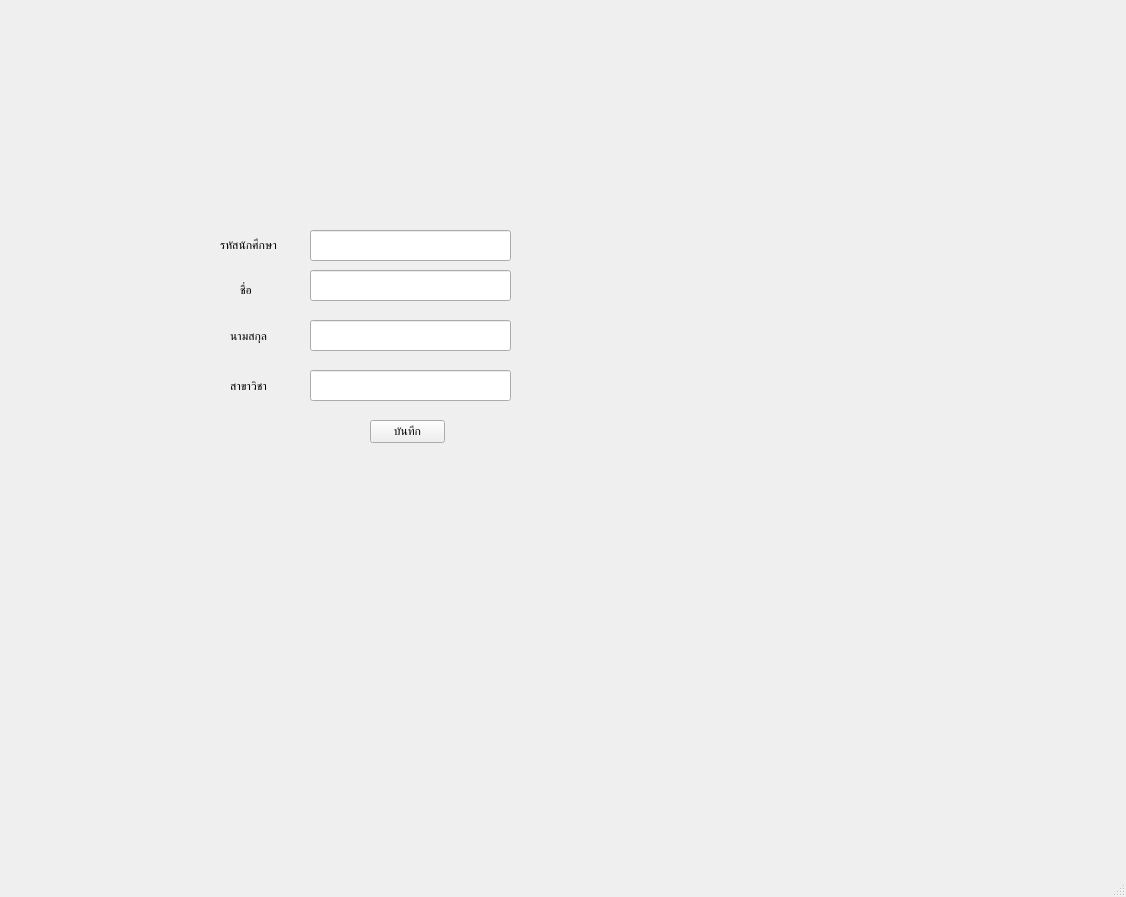
<?xml version="1.0" encoding="UTF-8"?>
<ui version="4.0">
 <class>MainWindow</class>
 <widget class="QMainWindow" name="MainWindow">
  <property name="geometry">
   <rect>
    <x>0</x>
    <y>0</y>
    <width>1126</width>
    <height>897</height>
   </rect>
  </property>
  <property name="font">
   <font>
    <family>Segoe UI Variable Text Semiligh</family>
   </font>
  </property>
  <property name="windowTitle">
   <string>MainWindow</string>
  </property>
  <widget class="QWidget" name="centralwidget">
   <widget class="QLabel" name="label">
    <property name="geometry">
     <rect>
      <x>220</x>
      <y>220</y>
      <width>61</width>
      <height>51</height>
     </rect>
    </property>
    <property name="font">
     <font>
      <family>Viner Hand ITC</family>
     </font>
    </property>
    <property name="text">
     <string>รหัสนักศึกษา</string>
    </property>
   </widget>
   <widget class="QLabel" name="label_2">
    <property name="geometry">
     <rect>
      <x>240</x>
      <y>280</y>
      <width>21</width>
      <height>21</height>
     </rect>
    </property>
    <property name="font">
     <font>
      <family>Viner Hand ITC</family>
     </font>
    </property>
    <property name="text">
     <string>ชื่อ</string>
    </property>
   </widget>
   <widget class="QLabel" name="label_3">
    <property name="geometry">
     <rect>
      <x>230</x>
      <y>330</y>
      <width>47</width>
      <height>13</height>
     </rect>
    </property>
    <property name="font">
     <font>
      <family>Viner Hand ITC</family>
     </font>
    </property>
    <property name="text">
     <string>นามสกุล</string>
    </property>
   </widget>
   <widget class="QLabel" name="label_4">
    <property name="geometry">
     <rect>
      <x>230</x>
      <y>380</y>
      <width>47</width>
      <height>13</height>
     </rect>
    </property>
    <property name="font">
     <font>
      <family>Viner Hand ITC</family>
     </font>
    </property>
    <property name="text">
     <string>สาขาวิชา</string>
    </property>
   </widget>
   <widget class="QPushButton" name="pushButton">
    <property name="geometry">
     <rect>
      <x>370</x>
      <y>420</y>
      <width>75</width>
      <height>23</height>
     </rect>
    </property>
    <property name="font">
     <font>
      <family>ZWAdobeF</family>
     </font>
    </property>
    <property name="text">
     <string>บันทึก</string>
    </property>
   </widget>
   <widget class="QLineEdit" name="lineEdit">
    <property name="geometry">
     <rect>
      <x>310</x>
      <y>230</y>
      <width>201</width>
      <height>31</height>
     </rect>
    </property>
   </widget>
   <widget class="QLineEdit" name="lineEdit_2">
    <property name="geometry">
     <rect>
      <x>310</x>
      <y>370</y>
      <width>201</width>
      <height>31</height>
     </rect>
    </property>
   </widget>
   <widget class="QLineEdit" name="lineEdit_3">
    <property name="geometry">
     <rect>
      <x>310</x>
      <y>320</y>
      <width>201</width>
      <height>31</height>
     </rect>
    </property>
   </widget>
   <widget class="QLineEdit" name="lineEdit_4">
    <property name="geometry">
     <rect>
      <x>310</x>
      <y>270</y>
      <width>201</width>
      <height>31</height>
     </rect>
    </property>
   </widget>
  </widget>
  <widget class="QMenuBar" name="menubar">
   <property name="geometry">
    <rect>
     <x>0</x>
     <y>0</y>
     <width>1126</width>
     <height>22</height>
    </rect>
   </property>
  </widget>
  <widget class="QStatusBar" name="statusbar"/>
 </widget>
 <resources/>
 <connections/>
</ui>
